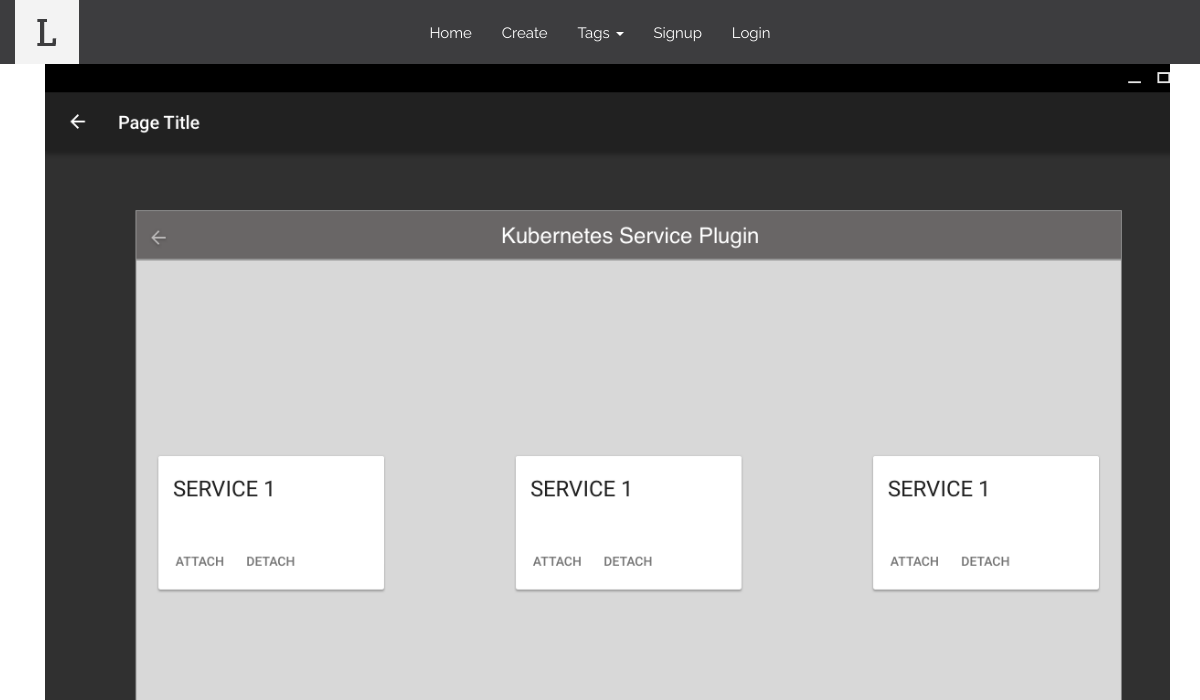
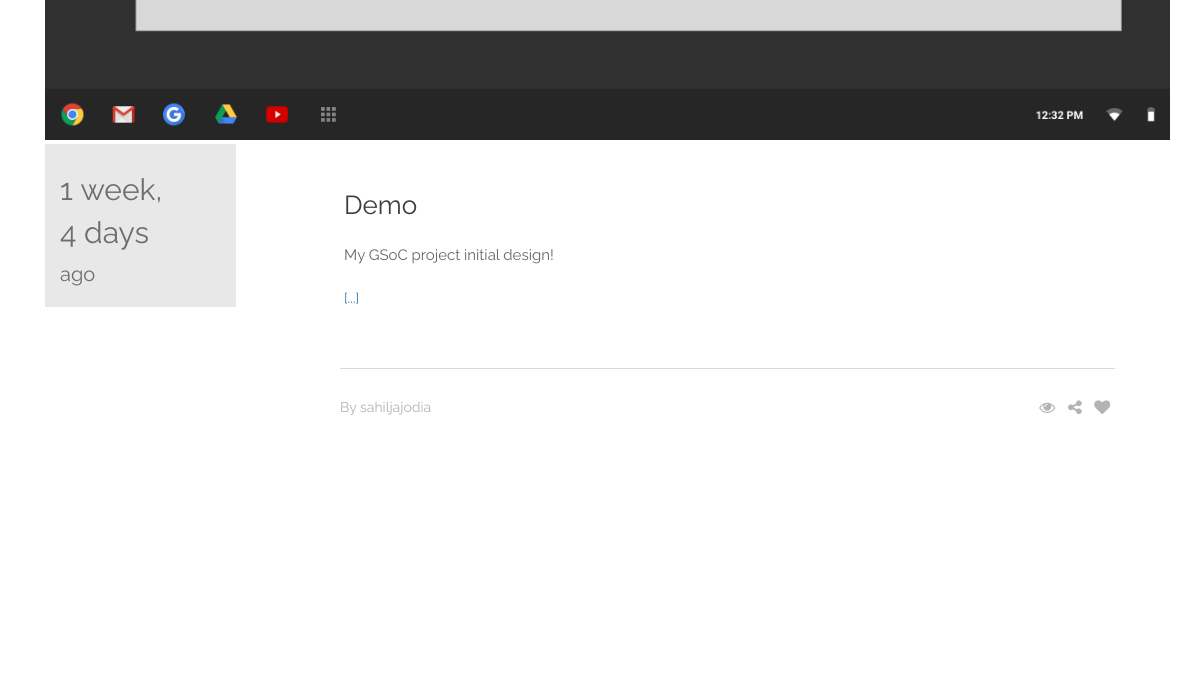
The app's page / (upper part), older data (2 pictures, top to bottom).
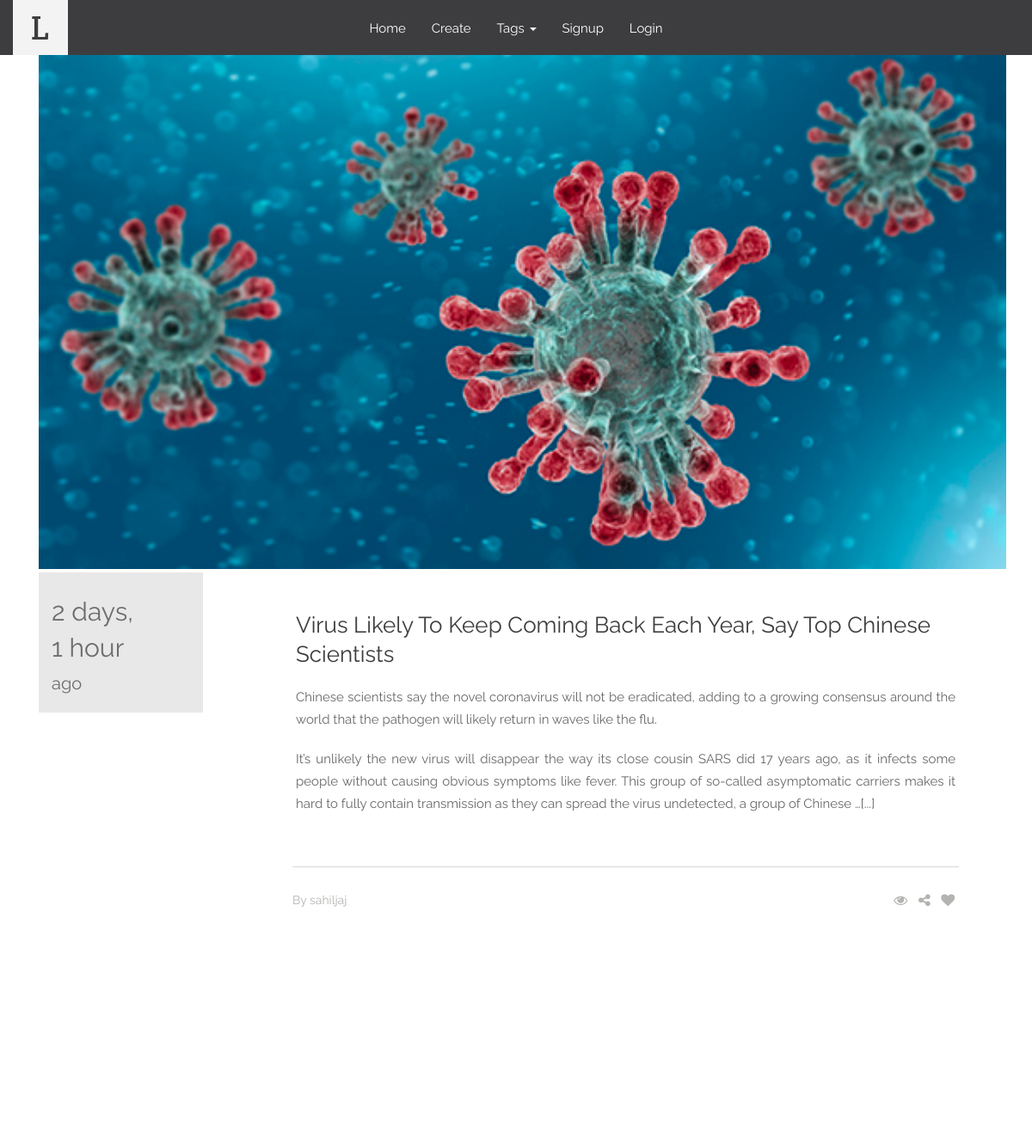
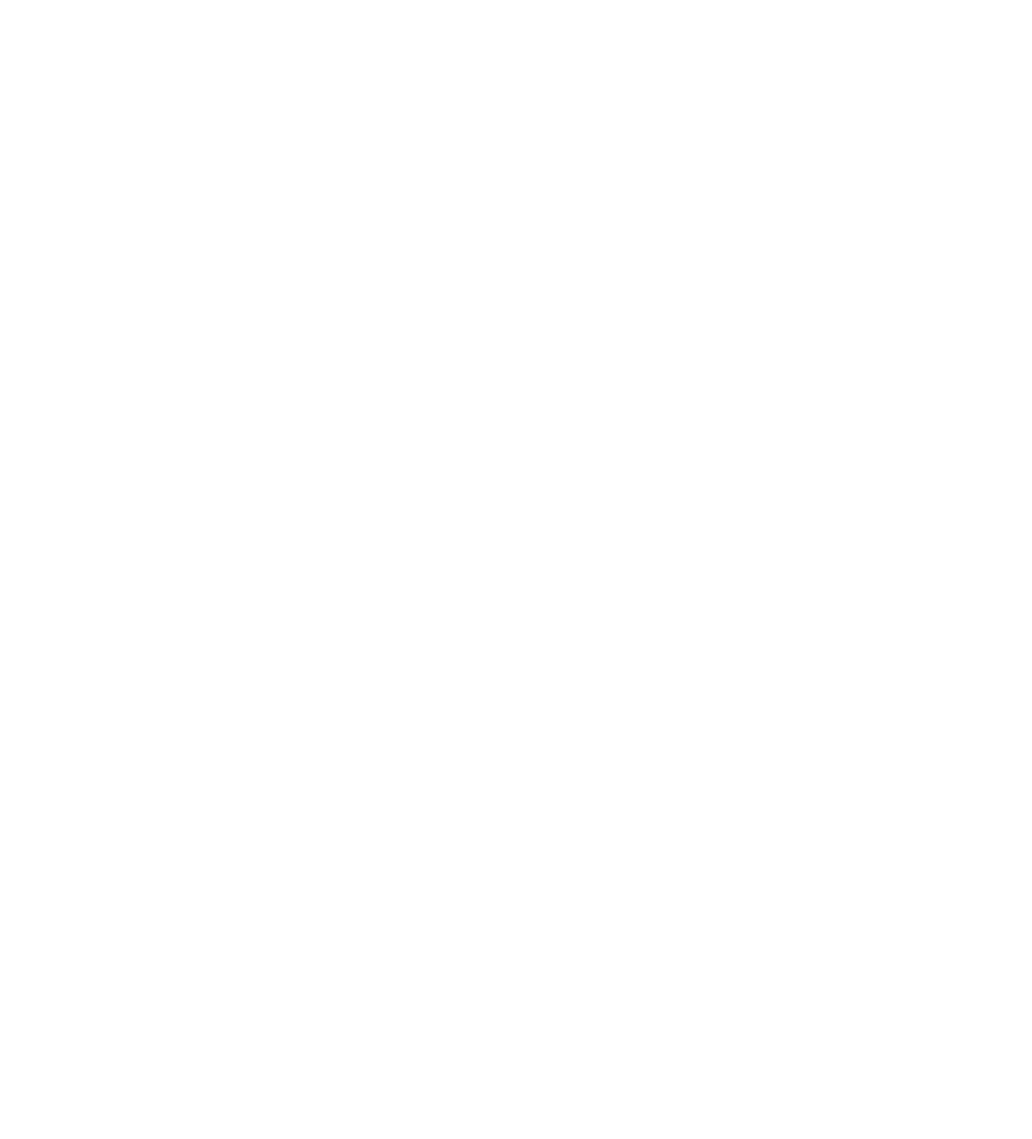
The same page, newer data (2 pictures, top to bottom).
### posts/models.py (models this page shows, shortened)
class Post(models.Model):
    user = models.CharField(max_length=100)
    title = models.CharField(max_length=150)
    image = models.FileField(upload_to='images/',
        null=True,
        blank=True,
        )
    height_field = models.IntegerField(default=0)
    width_field = models.IntegerField(default=0)
    content = models.TextField()
    timestamp = models.DateTimeField(auto_now_add=True)
    updated = models.DateTimeField(auto_now=True)
    def get_absolute_url(self):
        return reverse("detail", kwargs={"id": self.id})
    class Meta:
        ordering = ["-timestamp", "-updated"]

### posts/views.py (the view)
# urls.py: url(r'^$', views.posts_list, name="list"),
def posts_list(request):
    queryset_list = Post.objects.all()  # .order_by("-timestamp")
    paginator = Paginator(queryset_list, 10)  # Show 25 contacts per page
    page_request_var = 'Page'
    logged_in_user = request.user
    page = request.GET.get(page_request_var)
    try:
        queryset = paginator.page(page)
    except PageNotAnInteger:
        queryset = paginator.page(1)
    except EmptyPage:
        queryset = paginator.page(paginator.num_pages)
    context = {
        "title": "List",
        "object_list": queryset,
        "page_request_var": page_request_var,
        "user": logged_in_user,
        "tags": Tag.objects.all(),
    }
    return render(request, 'list.html', context)

### posts/models.py (called while the page is built)
    def get_absolute_url(self):
        return reverse("tags", kwargs={"tag": self.name})

### posts/templates/list.html
{% extends "base.html" %}
{% load humanize %}
{% block content %}
    <div class="post-fluid large-image-v1">
        {% for obj in object_list %}
			<div class="container-fluid">
				<div class="container">
					<div class="row post-items">
						<div class="post-item-banner">
							{% if obj.image %}
							    <img src="{{ obj.image.url }}" class="img-responsive"/>
                            {% else %}
                                <img src="static/img/img-08.png" class="img-responsive"/>
                            {% endif %}
						</div>
						<div class="col-md-2">
							<div class="post-item-short">
								<span class="medium-text" style="font-size: 30px; margin-top: -35px;">{{ obj.timestamp|timesince }}</span>
								<span class="medium-text" style="font-size: 20px; margin-top: -40px;">ago</span>
							</div>
						</div>
						<div class="col-md-10">
							<div class="post-item">
								<div class="post-item-paragraph">
                                    <h2><a href="{{ obj.get_absolute_url }}">{{ obj.title|title }}</a></h2>
									<p>{{ obj.content|linebreaks|truncatechars:500 }}<a href="{{ obj.get_absolute_url }}" class="more">[...]</a></p>
								</div>
								<div class="post-item-info clearfix">
									<div class="pull-left">
										By {{ obj.user }}
									</div>
									<div class="post-item-social">
										<a href="#" class="quick-read"><i class="fa fa-eye"></i></a>
										<a href="#" tabindex="0" role="button" data-toggle="popover" data-trigger="focus" data-placement="top" data-content="<a href='#'><i class='fa fa-facebook'></i></a><a href='#'><i class='fa fa-twitter'></i></a>" class="pis-share"><i class="fa fa-share-alt"></i></a>
										<a href="#" class="post-like"><i class="fa fa-heart"></i><span>28</span></a>
									</div>
								</div>
							</div>
						</div>
					</div>
				</div>
			</div>
        {% endfor %}
    </div>
{% endblock content %}

### posts/templates/base.html (shortened to what this page needs)
{% load staticfiles %}
<!DOCTYPE html>
<html lang="en">
<head>
<link href="https://stackpath.bootstrapcdn.com/font-awesome/4.7.0/css/font-awesome.min.css" rel="stylesheet">
<link href="{% static 'css/bootstrap.min.css' %}" rel="stylesheet">
<link href="{% static 'css/jasny-bootstrap.min.css' %}" rel="stylesheet">
<link href="{% static 'css/animate.css' %}" rel="stylesheet">
<link href="{% static 'css/tomorrow-night.css' %}" rel="stylesheet">
<link href="{% static 'css/bootstrap-gallery.css' %}" rel="stylesheet">
<link href="{% static 'css/colorbox.css' %}" rel="stylesheet">
<link href="{% static 'css/style.css' %}" rel="stylesheet">
</head>
<body>
    <div class="canvas post-striped">
		<header>
			<nav class="navbar navbar-fixed-top nav-down navbar-laread">
				<div class="container">
					<div class="navbar-header">
						<a class="navbar-brand" href="/"><img height="64" src="{% static 'img/logo-light.png' %}" alt=""></a>
					</div>
					<div class="collapse navbar-collapse" id="main-nav">
						<ul class="nav navbar-nav">
                            {% if user.is_authenticated %}
                            <li><a href="{% url 'list' %}">Home <span class="sr-only">(current)</span></a></li>
                            <li><a href="{% url 'create' %}">Create</a></li>
                            <li class="dropdown">
                                <a class="dropdown-toggle" data-toggle="dropdown" href="#">Tags
                                <span class="caret"></span></a>
                                <ul class="dropdown-menu">
                                    {% for tag in tags %}
                                        <li><a href="{{ tag.get_absolute_url }}">{{ tag.name }}</a></li>
                                    {% endfor %}
                                </ul>
                            </li>
                            <li><a href="{% url 'logout' %}">Logout</a></li>
                            {% else %}
                            <li><a href="{% url 'list' %}">Home <span class="sr-only">(current)</span></a></li>
                            <li><a href="{% url 'create' %}">Create</a></li>
                            <li class="dropdown">
                                <a class="dropdown-toggle" data-toggle="dropdown" href="#">Tags
                                <span class="caret"></span></a>
                            </li>
                            <li><a href="{% url 'signup' %}">Signup</a></li>
                            <li><a href="{% url 'login' %}">Login</a></li>
                            {% endif %}
						</ul>
					</div>
				</div>
			</nav>
		</header>
        <div class="container">
            {% block content %}
            {% endblock content %}
        </div>
    </div>
</body>
</html>

Row changes from the older to the newer data that the page shows:
removed Post: image (picture), timestamp "1 week, 4 days", title "Demo", content "My GSoC project initial design!", user "sahiljajodia"
added Post: image (picture), timestamp "2 days, 1 hour", title "Virus Likely To Keep Coming Back Each Year, Say Top Chinese Scientists", content "Chinese scientists say the novel coronavirus will not be eradicated, adding to a growing consensus around the world that the pathogen will likely return in waves like the flu. It’s unlikely the new virus will disappear the way its close cousin SARS did 17 years ago, as it infects some people without causing obvious symptoms like fever. This group of so-called asymptomatic carriers makes it hard to fully contain transmission as they can spread the virus undetected, a group of Chinese …", user "sahiljaj"
